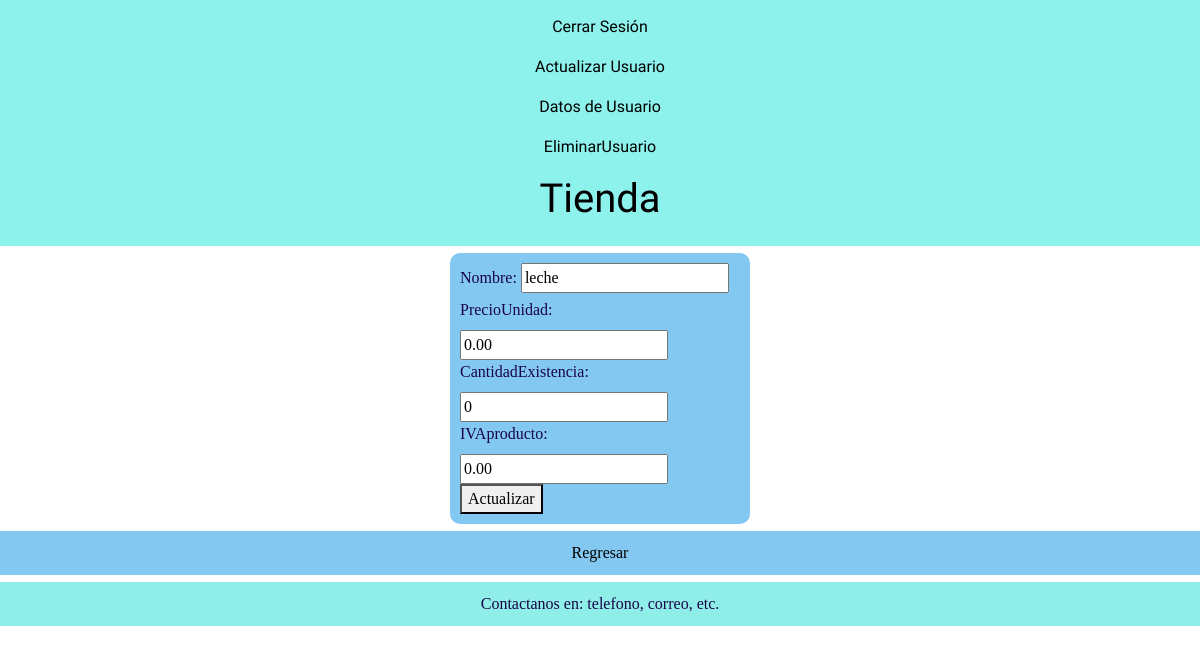
Screenshot of /inventario/productoUpdate/15 with the database file from the repository.
### inventario/models.py (models this page shows)
class Producto(models.Model):
    nombre = models.CharField(max_length=200)
    precioUnidad = models.DecimalField(default=0, max_digits=7, decimal_places=2)
    cantidadExistencia = models.IntegerField(default=0)
    IVAproducto = models.DecimalField(default=0, max_digits=7, decimal_places=2)

### inventario/views.py (the view)
# urls.py: path('productoUpdate/<int:pk>',productoUpdate.as_view(),name='productoUpdate'),
class productoUpdate(UpdateView):
   model=Producto
   template_name='inventario/productoUpdate.html'
   form_class=productoForm
   success_url = reverse_lazy('inventario:productoList')

### inventario/forms.py
class productoForm(forms.ModelForm):
  class Meta:
    model 	= Producto
    fields  =  '__all__'

### templates/inventario/productoUpdate.html (shortened to what this page needs)
{% extends 'inventario/base.html' %}
{% block content %}
<form action="{% url 'inventario:productoUpdate' object.id%}" method="POST" enctype="multipart/form-data">
    {{ form }}
    <button type="submit">Actualizar</button>
</form>
<div class="ag">
    <a href="{% url 'inventario:productoList'%}">Regresar</a>
</div>
{% endblock %}

### static/css/style.css (style rules this page uses)
* { box-sizing: border-box; }
a { text-decoration: none; color: black; }
.ag { background-color: #83c8f0; width: 100%; padding: 10px; margin-top: 7px; text-align: center; }
form { margin: 0 auto; margin-top: 7px; width: 25%; background-color: #83c8f0; padding: 10px; border-radius: 10px; }

### rows the page displays
Producto: nombre "leche", precioUnidad "0.00", cantidadExistencia "0", IVAproducto "0.00"
